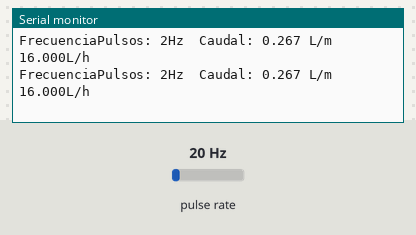
Bench run of a sketch on a simulated Arduino Uno, built with avr-gcc and run on an emulated ATmega328P. Parts: the last lines printed to the serial monitor. Wiring (inferred from the names in the program): pulse sensor: data pin 2. The inputs (shaded band) are chosen by the test bench; at power-on: pulse rate 20 Hz.

Above: at 1.2 s.
1.3 s: pulse rate (sensor on pin 2) set to 100 Hz
At 1.42 s:
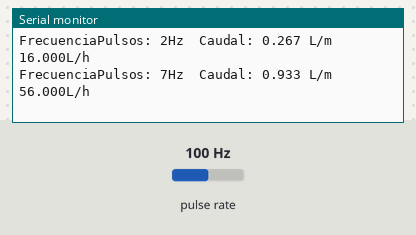
4.3 s: pulse rate (sensor on pin 2) set to 4 Hz
At 4.37 s:
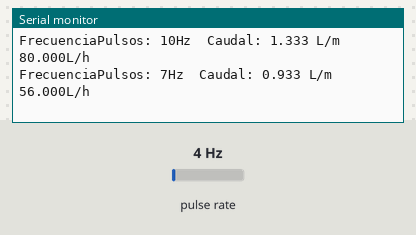
Timing chart, 0 to 7.3 s (numbered marks = the images above; inputs shaded):
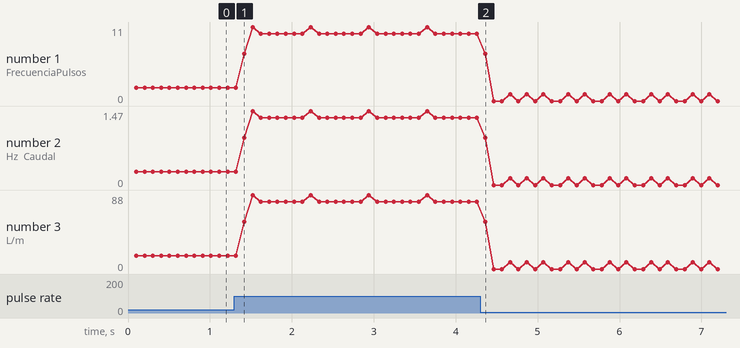

The sketch:

yf-s201.ino
```cpp
//SENSOR DE FLUJO DE AGUA, CAMBIAR PARA OBTENER FLUJO DE AIRE

volatile int NumPulsos; //variable para la cantidad de pulsos recibidos
int PinSensor =  2;    //Sensor conectado en el pin 2
float factor_conversion = 7.5; //para convertir de frecuencia a caudal

//**VARIABLES DE CONSUMO
//volatile int NumPulsos; //variable para la cantidad de pulsos recibidos
//int PinSensor = 2;    //Sensor conectado en el pin 2
//float factor_conversion=7.11; //para convertir de frecuencia a caudal  *** CAMBIANDO FRECUENCIA
float volumen = 0;
long dt = 0; //variación de tiempo por cada bucle
long t0 = 0; //millis() del bucle anterior

void setup()
{
    Serial.begin(9600);
    pinMode(PinSensor, INPUT);
    attachInterrupt(0,ContarPulsos,RISING); //(Interrupcion 0(Pin2),funcion,Flanco de subida)
}

void loop ()
{
    float frecuencia = ObtenerFrecuencia(); //la Frecuencia de los pulsos en Hz
    float caudal_L_m = frecuencia/factor_conversion; // el caudal en L/m
    float caudal_L_h = caudal_L_m*60; // el caudal en L/h

    //-----Enviamos por el puerto serie---------------
    Serial.print("FrecuenciaPulsos: ");
    Serial.print(frecuencia,0);
    Serial.print("Hz\tCaudal: ");
    Serial.print(caudal_L_m,3);
    Serial.print(" L/m\t");
    Serial.print(caudal_L_h,3);
    Serial.println("L/h");
}

//************************************CONSUMO
void setupCalculoConsumo()
{
    Serial.begin(9600);
    pinMode(PinSensor, INPUT);
    attachInterrupt(0,ContarPulsos,RISING);//(Interrupción 0(Pin2),función,Flanco de subida)
    Serial.println ("Envie 'r' para restablecer el volumen a 0 Litros");
    t0 = millis();
}

int ObtenerFrecuecia()
{
    int frecuencia;
    NumPulsos = 0;   //Ponemos a 0 el número de pulsos
    interrupts();    //Habilitamos las interrupciones
    delay(100);   //muestra de 1 segundo
    noInterrupts(); //Deshabilitamos  las interrupciones
    frecuencia = NumPulsos; //Hz(pulsos por segundo)
    return frecuencia;
}
void CalculoConsumo ()
{
    if (Serial.available()) {
        if(Serial.read() == 'r')volumen=0;//restablecemos el volumen si recibimos 'r'
    }
    float frecuencia = ObtenerFrecuecia(); //obtenemos la frecuencia de los pulsos en Hz
    float caudal_L_m = frecuencia/factor_conversion; //calculamos el caudal en L/m
    dt = millis() - t0; //calculamos la variación de tiempo
    t0 = millis();
    volumen = volumen + (caudal_L_m / 60) * (dt / 1000); // volumen(L)=caudal(L/s)*tiempo(s)

    //-----Enviamos por el puerto serie---------------
    Serial.print("Caudal: ");
    Serial.print(caudal_L_m,3);
    Serial.print("L/min\tVolumen: ");
    Serial.print(volumen,3);
    Serial.println (" L");
}

//---Función que se ejecuta en interrupción---------------
void ContarPulsos ()
{
    NumPulsos++;  //incrementala variable de pulsos
}

//---Función para obtener frecuencia de los pulsos--------
int ObtenerFrecuencia()
{
    int frecuencia;
    NumPulsos = 0;   // 0 el número de pulsos
    interrupts();    //Habilitar  interrupciones
    delay(100);   //muestra cada 1 segundo
    noInterrupts(); //Desabilitar las interrupciones
    frecuencia = NumPulsos; //Hz(pulsos por segundo)
    return frecuencia;
}
```

Measured:
- after the input at 1.3 s, the serial monitor: prints a new line after 0.12 s (image 1)
- plotted number 1: 2 → 10 after the input at 1.3 s, 10 → 1 after the input at 4.3 s
- plotted number 2: 0.27 → 1.33 after the input at 1.3 s, 1.33 → 0.13 after the input at 4.3 s
- plotted number 3: 16 → 80 after the input at 1.3 s, 80 → 8 after the input at 4.3 s
